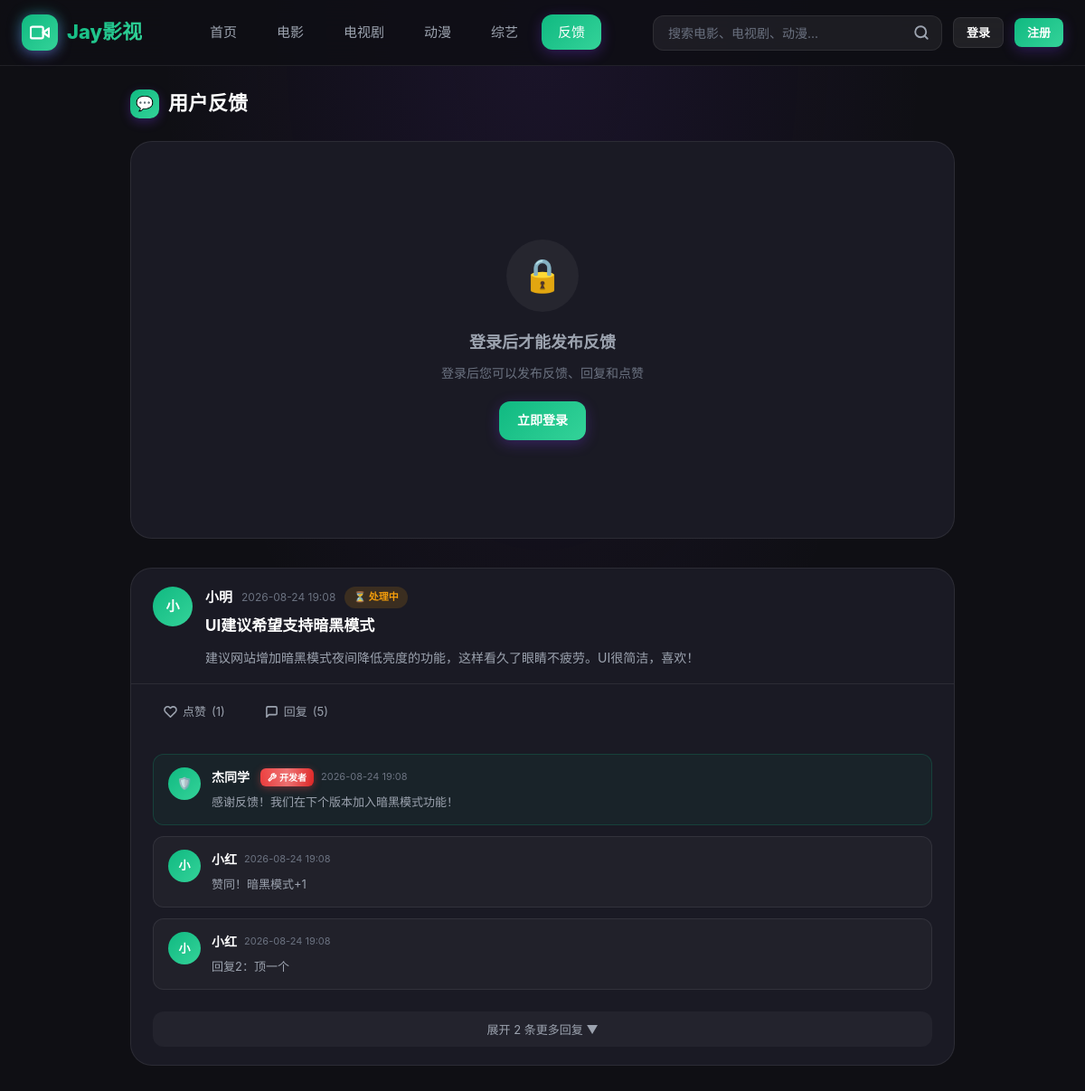
Page /feedback.php on the committed database.
### tables this page shows
CREATE TABLE feedbacks (
            id INTEGER PRIMARY KEY AUTOINCREMENT,
            user_id INTEGER NOT NULL,
            title TEXT NOT NULL,
            content TEXT NOT NULL,
            status INTEGER DEFAULT 0,
            created_at DATETIME DEFAULT CURRENT_TIMESTAMP
        );

CREATE TABLE users (
            id INTEGER PRIMARY KEY AUTOINCREMENT,
            username TEXT NOT NULL UNIQUE,
            email TEXT NOT NULL UNIQUE,
            password TEXT NOT NULL,
            avatar TEXT DEFAULT '',
            is_banned INTEGER DEFAULT 0,
            ban_reason TEXT DEFAULT '',
            ban_start_time DATETIME,
            ban_end_time DATETIME,
            created_at DATETIME DEFAULT CURRENT_TIMESTAMP,
            updated_at DATETIME DEFAULT CURRENT_TIMESTAMP
        );

CREATE TABLE feedback_replies (
            id INTEGER PRIMARY KEY AUTOINCREMENT,
            feedback_id INTEGER NOT NULL,
            user_id INTEGER NOT NULL,
            content TEXT NOT NULL,
            is_admin INTEGER DEFAULT 0,
            created_at DATETIME DEFAULT CURRENT_TIMESTAMP
        );

### classes/Auth.php (called while the page is built, shortened)
<?php
class Auth {
    public static function isLoggedIn() {
        return isset($_SESSION['user_id']) && !empty($_SESSION['user_id']);
    }
}
?>

### config.php (called while the page is built, shortened)
<?php
spl_autoload_register(function ($class) {
    $file = __DIR__ . '/classes/' . $class . '.php';
});
?>

### classes/Database.php (called while the page is built, shortened)
<?php
class Database {
    private static $instance = null;
    private $pdo;
    private function __construct() {
        try {
            $dbDir = dirname(DB_PATH);
            $this->pdo = new PDO('sqlite:' . DB_PATH);
            $this->pdo->setAttribute(PDO::ATTR_ERRMODE, PDO::ERRMODE_EXCEPTION);
            $this->pdo->setAttribute(PDO::ATTR_DEFAULT_FETCH_MODE, PDO::FETCH_ASSOC);
            $this->pdo->exec("PRAGMA journal_mode=WAL");
            $this->pdo->exec("PRAGMA foreign_keys=ON");
            $this->initTables();
        } catch (PDOException $e) {
            die("数据库连接失败: " . $e->getMessage());
        }
    }
    public static function getInstance() {
        if (self::$instance === null) {
            self::$instance = new self();
        }
        return self::$instance;
    }
    private function initTables() {
        $this->pdo->exec($sql);
        $stmt = $this->pdo->query("SELECT COUNT(*) FROM play_sources");
        $stmt = $this->pdo->query("SELECT COUNT(*) FROM site_settings WHERE setting_key = 'theme_color'");
    }
    public function query($sql, $params = []) {
        $stmt = $this->pdo->prepare($sql);
        $stmt->execute($params);
        return $stmt;
    }
    public function fetchAll($sql, $params = []) {
        $stmt = $this->query($sql, $params);
        return $stmt->fetchAll();
    }
}
?>

### feedback.php (the view, shortened to what this page needs)
<?php
require_once __DIR__ . '/config.php';
$activeNav = 'feedback';
$db = Database::getInstance();
$page = max(1, intval($_GET['page'] ?? 1));
$perPage = 10;
$offset = ($page - 1) * $perPage;
$feedbacks = $db->fetchAll("
    SELECT f.*, u.username as author_name, u.avatar as author_avatar
    FROM feedbacks f
    LEFT JOIN users u ON f.user_id = u.id
    ORDER BY f.id DESC
    LIMIT $perPage OFFSET $offset
");
foreach ($feedbacks as &$f) {
    $fid = $f['id'];
    $allReplies = $db->fetchAll("
        SELECT r.*, u.username as reply_name, u.avatar as reply_avatar, r.is_admin
        FROM feedback_replies r
        LEFT JOIN users u ON r.user_id = u.id
        WHERE r.feedback_id = ?
        ORDER BY
            CASE WHEN r.is_admin = 1 THEN 1 ELSE 0 END DESC,
            r.id ASC
    ", [$fid]);
}
include __DIR__ . '/includes/header.php';
?>
<main class="container" style="padding:24px 24px 100px;max-width:960px;">
    <div class="section-header" style="margin-bottom:24px;">
        <h1 class="section-title">
            <span class="section-title-icon">💬</span>
            用户反馈
        </h1>
    </div>
    <?php if (Auth::isLoggedIn()): ?>
    <div class="feedback-create">
        <div class="feedback-create-header">
            <div class="feedback-create-icon">
                <svg width="20" height="20" viewBox="0 0 24 24" fill="none" stroke="currentColor" stroke-width="2.5" stroke-linecap="round" stroke-linejoin="round"><path d="M11 4H4a2 2 0 0 0-2 2v14a2 2 0 0 0 2 2h14a2 2 0 0 0 2-2v-7"></path><path d="M18.5 2.5a2.121 2.121 0 0 1 3 3L12 15l-4 1 1-4 9.5-9.5z"></path></svg>
            </div>
            <div>
                <div class="feedback-create-title">我要反馈</div>
                <div style="font-size:12px;color:var(--text-muted);">您的建议是我们前进的动力 💪</div>
            </div>
        </div>
        <div class="space-y-4">
            <div>
                <label class="form-label">反馈标题</label>
                <input type="text" id="fbTitle" class="form-input" placeholder="简短描述您的问题或建议（5-50字）" maxlength="50">
            </div>
            <div>
                <label class="form-label">反馈内容</label>
                <textarea id="fbContent" class="form-input" rows="5" placeholder="请详细描述反馈内容，我们会尽快处理..." maxlength="2000" style="resize:vertical;"></textarea>
            </div>
            <div style="text-align:right;">
                <button class="btn btn-primary" onclick="submitFeedback()">
                    <svg width="16" height="16" viewBox="0 0 24 24" fill="none" stroke="currentColor" stroke-width="2.5" stroke-linecap="round" stroke-linejoin="round"><line x1="22" y1="2" x2="11" y2="13"></line><polygon points="22 2 15 22 11 13 2 9 22 2"></polygon></svg>
                    提交反馈
                </button>
            </div>
        </div>
    </div>
    <?php else: ?>
    <div class="panel" style="padding:28px;text-align:center;margin-bottom:32px;">
        <div class="empty-state">
            <div class="empty-state-icon">🔒</div>
            <div class="empty-state-title">登录后才能发布反馈</div>
            <div class="empty-state-desc">登录后您可以发布反馈、回复和点赞</div>
            <a href="login.php" class="btn btn-primary" style="margin-top:20px;">立即登录</a>
        </div>
    </div>
    <?php endif; ?>
    <div class="feedback-list">
        <?php foreach ($feedbacks as $i => $f): ?>
        <?php
        $fid = $f['id'];
        $authorAvatar = $f['author_avatar'] ?? '';
        $authorName = $f['author_name'] ?? '用户' . $f['user_id'];
        $firstChar = mb_substr($authorName, 0, 1);
        $allReplies = $f['replies'] ?? [];
        $replyCount = count($allReplies);
        $showCount = $replyCount > 3 ? 3 : $replyCount;
        $visibleReplies = array_slice($allReplies, 0, $showCount);
        $hiddenCount = $replyCount - $showCount;
        ?>
        <div class="feedback-item" id="fb_<?php echo $fid; ?>">
            <div class="feedback-header">
                <div class="feedback-avatar">
                    <?php if ($authorAvatar): ?>
                        <img src="<?php echo htmlspecialchars($authorAvatar); ?>" alt="">
                    <?php else: ?>
                        <?php echo $firstChar; ?>
                    <?php endif; ?>
                </div>
                <div class="feedback-body">
                    <div class="feedback-author-row">
                        <span class="feedback-author"><?php echo htmlspecialchars($authorName); ?></span>
                        <span class="feedback-time"><?php echo date('Y-m-d H:i', strtotime($f['created_at'])); ?></span>
                        <span class="feedback-status <?php echo $f['status'] ? 'replied' : 'pending'; ?>">
                            <?php echo $f['status'] ? '✅ 已回复' : '⏳ 处理中'; ?>
                        </span>
                    </div>
                    <h3 class="feedback-item-title"><?php echo htmlspecialchars($f['title']); ?></h3>
                    <div class="feedback-item-content"><?php echo nl2br(htmlspecialchars($f['content'])); ?></div>
                </div>
            </div>
            <div class="feedback-actions">
                <div class="feedback-action <?php echo $f['liked_by_me'] ? 'liked' : ''; ?>"
                     onclick="toggleLike(<?php echo $fid; ?>, this)">
                    <svg width="15" height="15" viewBox="0 0 24 24" fill="<?php echo $f['liked_by_me'] ? 'currentColor' : 'none'; ?>" stroke="currentColor" stroke-width="2.5" stroke-linecap="round" stroke-linejoin="round"><path d="M20.84 4.61a5.5 5.5 0 0 0-7.78 0L12 5.67l-1.06-1.06a5.5 5.5 0 0 0-7.78 7.78l1.06 1.06L12 21.23l7.78-7.78 1.06-1.06a5.5 5.5 0 0 0 0-7.78z"></path></svg>
                    <span>点赞</span>
                    <span class="like-count">(<?php echo $f['like_count']; ?>)</span>
                </div>
                <div class="feedback-action" onclick="toggleReplyBox(<?php echo $fid; ?>)">
                    <svg width="15" height="15" viewBox="0 0 24 24" fill="none" stroke="currentColor" stroke-width="2.5" stroke-linecap="round" stroke-linejoin="round"><path d="M21 15a2 2 0 0 1-2 2H7l-4 4V5a2 2 0 0 1 2-2h14a2 2 0 0 1 2 2z"></path></svg>
                    <span>回复</span>
                    (<?php echo $replyCount; ?>)
                </div>
            </div>
            <div class="feedback-replies">
                <div class="reply-list" id="replyList_<?php echo $fid; ?>">
                    <?php foreach ($visibleReplies as $r): ?>
                    <?php
                    $rAvatar = $r['reply_avatar'] ?? '';
                    $rName = $r['reply_name'] ?? '用户';
                    $rChar = mb_substr($rName, 0, 1);
                    $isAdminReply = !empty($r['is_admin']) || !empty($r['is_admin_actual']);
                    ?>
                    <div class="reply-item <?php echo $isAdminReply ? 'admin-reply' : ''; ?>">
                        <div class="reply-avatar">
                            <?php if ($rAvatar && !$isAdminReply): ?>
                                <img src="<?php echo htmlspecialchars($rAvatar); ?>" alt="">
                            <?php else: ?>
                                <?php echo $isAdminReply ? '🛡️' : $rChar; ?>
                            <?php endif; ?>
                        </div>
                        <div class="reply-body">
                            <div class="reply-author-row">
                                <span class="reply-author">
                                    <?php echo htmlspecialchars($rName); ?>
                                    <?php if ($isAdminReply): ?>
                                    <span class="admin-badge">
                                        开发者
                                    </span>
                                    <?php endif; ?>
                                </span>
                                <span class="reply-time"><?php echo date('Y-m-d H:i', strtotime($r['created_at'])); ?></span>
                            </div>
                            <div class="reply-content"><?php echo nl2br(htmlspecialchars($r['content'])); ?></div>
                        </div>
                    </div>
                    <?php endforeach; ?>
                    <?php if ($hiddenCount > 0): ?>
                    <button class="expand-btn visible" onclick="toggleExpand(<?php echo $fid; ?>, <?php echo $hiddenCount; ?>)">
                        展开 <?php echo $hiddenCount; ?> 条更多回复 ▼
                    </button>
                    <?php
                    endif;
                    ?>
                </div>
            </div>
        </div>
        <?php endforeach; ?>
    </div>
</main>
<?php include __DIR__ . '/includes/footer.php'; ?>

### includes/header.php (shortened to what this page needs)
<?php
$activeNav = $activeNav ?? 'home';
$currentUser = Auth::getCurrentUser();
?>
<!DOCTYPE html>
<html lang="zh-CN">
<head>
    <link rel="stylesheet" href="assets/css/style.css?v=1.0">
</head>
<body>
<nav class="navbar">
    <div class="container">
        <div class="navbar-inner">
            <a href="index.php" class="logo">
                <div class="logo-icon">
                    <svg viewBox="0 0 24 24" fill="none" stroke="currentColor" stroke-width="2.5" stroke-linecap="round" stroke-linejoin="round"><polygon points="23 7 16 12 23 17 23 7"></polygon><rect x="1" y="5" width="15" height="14" rx="2" ry="2"></rect></svg>
                </div>
                <span class="logo-text">Jay影视</span>
            </a>
            <ul class="nav-links">
                <li><a class="nav-link <?php echo $activeNav === 'home' ? 'active' : ''; ?>" href="index.php">首页</a></li>
                <li><a class="nav-link <?php echo $activeNav === 'movie' ? 'active' : ''; ?>" href="category.php?type=movie">电影</a></li>
                <li><a class="nav-link <?php echo $activeNav === 'tv' ? 'active' : ''; ?>" href="category.php?type=tv">电视剧</a></li>
                <li><a class="nav-link <?php echo $activeNav === 'anime' ? 'active' : ''; ?>" href="category.php?type=anime">动漫</a></li>
                <li><a class="nav-link <?php echo $activeNav === 'variety' ? 'active' : ''; ?>" href="category.php?type=variety">综艺</a></li>
                <li><a class="nav-link <?php echo $activeNav === 'feedback' ? 'active' : ''; ?>" href="feedback.php">反馈</a></li>
            </ul>
            <div class="nav-right">
                <form class="nav-search" action="search.php" method="get">
                    <input type="text" name="q" placeholder="搜索电影、电视剧、动漫..." required>
                    <button type="submit" class="search-btn">
                        <svg width="18" height="18" viewBox="0 0 24 24" fill="none" stroke="currentColor" stroke-width="2.5" stroke-linecap="round" stroke-linejoin="round"><circle cx="11" cy="11" r="8"></circle><line x1="21" y1="21" x2="16.65" y2="16.65"></line></svg>
                    </button>
                </form>
                <?php if (Auth::isLoggedIn()): ?>
                    <a href="profile.php" class="nav-user">
                        <div class="nav-avatar">
                            <?php if (!empty($currentUser['avatar'])): ?>
                                <img src="<?php echo htmlspecialchars($currentUser['avatar']); ?>" alt="">
                            <?php else: ?>
                                <?php echo mb_substr($currentUser['username'], 0, 1); ?>
                            <?php endif; ?>
                        </div>
                        <span class="nav-username">
                            <?php echo htmlspecialchars($currentUser['username']); ?>
                            <?php if (Auth::isAdmin()): ?>
                                <span class="admin-badge" title="开发者">
                                    <svg width="10" height="10" viewBox="0 0 24 24" fill="none" stroke="currentColor" stroke-width="3" stroke-linecap="round" stroke-linejoin="round"><path d="M14.7 6.3a1 1 0 0 0 0 1.4l1.6 1.6a1 1 0 0 0 1.4 0l3.77-3.77a6 6 0 0 1-7.94 7.94l-6.91 6.91a2.12 2.12 0 0 1-3-3l6.91-6.91a6 6 0 0 1 7.94-7.94l-3.76 3.76z"></path></svg>
                                    开发者
                                </span>
                            <?php endif; ?>
                        </span>
                    </a>
                    <?php if (Auth::isAdmin()): ?>
                        <a href="admin/index.php" class="nav-icon-btn" title="管理后台">
                            <svg width="20" height="20" viewBox="0 0 24 24" fill="none" stroke="currentColor" stroke-width="2" stroke-linecap="round" stroke-linejoin="round"><path d="M3 3h7v7H3zM14 3h7v7h-7zM14 14h7v7h-7zM3 14h7v7H3z"></path></svg>
                        </a>
                    <?php endif; ?>
                <?php else: ?>
                    <a href="login.php" class="btn btn-outline btn-sm">登录</a>
                    <a href="login.php?tab=register" class="btn btn-primary btn-sm">注册</a>
                <?php endif; ?>
            </div>
        </div>
    </div>
</nav>

### includes/footer.php (shortened to what this page needs)
    </body>
</html>

### rows in the picture
feedbacks: user.username "小", user.username "小明", created_at "2026-08-24 19:08", status "⏳ 处理中", title "UI建议希望支持暗黑模式", content "建议网站增加暗黑模式夜间降低亮度的功能，这样看久了眼睛不疲劳。UI很简洁，喜欢！", like_count "1", replyCount "5", hiddenCount "2"
feedback_replies: rName "杰同学", is_admin 1 (drawn), created_at "2026-08-24 19:08", content "感谢反馈！我们在下个版本加入暗黑模式功能！"
feedback_replies: user.username "小", user.username "小红", created_at "2026-08-24 19:08", content "赞同！暗黑模式+1"
feedback_replies: user.username "小", user.username "小红", created_at "2026-08-24 19:08", content "回复2：顶一个"
